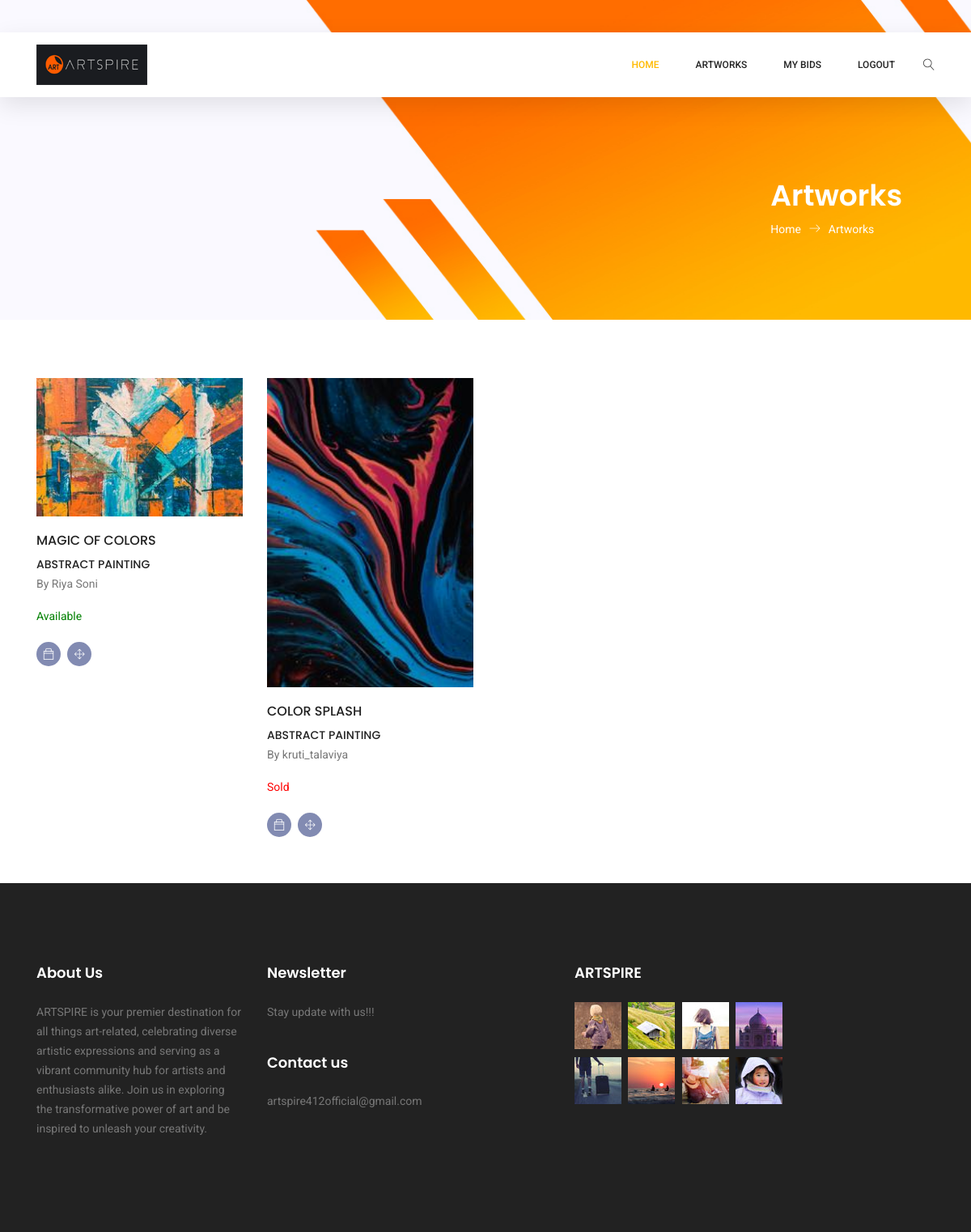
Screenshot of /browseArt/20/ (signed in) with the database file from the repository.
### Artapp/models.py (models this page shows, shortened)
class Artwork(models.Model):
    title = models.CharField(max_length=100)
    category = models.ForeignKey(Category, on_delete=models.CASCADE)
    aimg = ResizedImageField(size=[262, 280], default='/static/img/default-artwork.jpg')
    Description = models.TextField()
    creationDate = models.DateField()
    seller = models.ForeignKey(Seller, on_delete=models.CASCADE, related_name='artworks_seller')
    artworkStatus = models.BooleanField(null=False, default=True)
    width = models.FloatField(default=0.0)
    height = models.FloatField(default=0.0)
    frame = models.CharField(max_length=30, default='No')
    condition = models.CharField(max_length=50, default='Good')

class Category(models.Model):
    name = models.CharField(max_length=100)
    image = ResizedImageField(size=[300, 300], crop=['middle', 'center'])
    created_at = models.DateTimeField(auto_now_add=True)
    updated_at = models.DateTimeField(auto_now=True)
    def __str__(self):
        return self.name

class Seller(models.Model):
    totalSales = models.DecimalField(max_digits=10, decimal_places=2, default=0.0)
    successAuctions = models.IntegerField(default=0)
    user = models.ForeignKey(User, on_delete=models.CASCADE)

class User(AbstractBaseUser, PermissionsMixin):
    username = models.CharField(max_length=100, unique=True)
    email = models.EmailField(unique=True)
    user_type = models.CharField(max_length=10)
    is_staff = models.BooleanField(default=False)
    is_active = models.BooleanField(default=True)
    last_login = models.DateTimeField(auto_now=True)
    objects = CustomUserManager()
    USERNAME_FIELD = 'email'
    REQUIRED_FIELDS = ['username', 'user_type']
    groups = models.ManyToManyField(
        'auth.Group',
        blank=True,
        related_name='artapp_user_groups',
        related_query_name='user'
    )
    user_permissions = models.ManyToManyField(
        'auth.Permission',
        blank=True,
        related_name='artapp_user_permissions',
        related_query_name='user'
    )

### ARTSPIRE/views.py (the view)
# urls.py: path('browseArt/<int:id>/', views.BrowseArt, name='browseArt'),
def BrowseArt(request, id):
    if 'username' in request.session:
        if id == 0:
            artwork = Artwork.objects.all()
            auction = Auction.objects.all()
        else:
            category = get_object_or_404(Category, id=id)
            artwork = Artwork.objects.filter(category=category)
            auction = Auction.objects.all()
        artContext = {
            'artwork': artwork,
            'auction': auction
        }
        return render(request, 'browseArt.html', artContext)
    else:
        messages.warning(request, 'Login required.')
        return redirect('login_view')

### templates/browseArt.html (shortened to what this page needs)
{% extends 'master.html' %}
{% block body %}
	<section class="banner-area organic-breadcrumb">
		<div class="container">
			<div class="breadcrumb-banner d-flex flex-wrap align-items-center justify-content-end">
				<div class="col-first">
					<h1>Artworks</h1>
					<nav class="d-flex align-items-center">
						<a href="{% url 'index' %}">Home<span class="lnr lnr-arrow-right"></span></a>
						<a href="#">Artworks</a>
					</nav>
				</div>
			</div>
		</div>
	</section>
    <br><br><br>
		<div class="single-product-slider">
			<div class="container">
				<div class="row">
                    {% for art in artwork %}
					<div class="col-lg-3 col-md-6">
						<div class="single-product">
							<img class="img-fluid" src="{{ art.aimg.url }}" alt="">
							<div class="product-details">
								<h6>{{ art.title }}</h6>
								<div class="price">
									<h6>{{ art.category }}</h6>
								</div>
                                <div class="price">
									<p>By {{ art.seller.user.username }}</p>
								</div>
                                <div class="price">
                                    {% if art.artworkStatus %}
									    <p style="color:green;">Available</p>
                                    {% else %}
                                        <p style="color:red;">Sold</p>
                                    {% endif %}
								</div>
								<div class="prd-bottom">
									<a href="{% url 'bidArt' id=art.id %}" class="social-info">
										<span class="ti-bag"></span>
									</a>
									<a href="{% url 'artworkDetail' id=art.id %}" class="social-info">
										<span class="lnr lnr-move"></span>
									</a>
								</div>
							</div>
						</div>
					</div>
                    {% endfor %}
				</div>
			</div>
		</div>
{% endblock %}

### rows the page displays
Artwork: aimg (picture), title "MAGIC OF COLORS", category "ABSTRACT PAINTING", seller.user.username "Riya Soni", artworkStatus "Available"
Artwork: aimg (picture), title "COLOR SPLASH", category "ABSTRACT PAINTING", seller.user.username "kruti_talaviya", artworkStatus "Sold"
